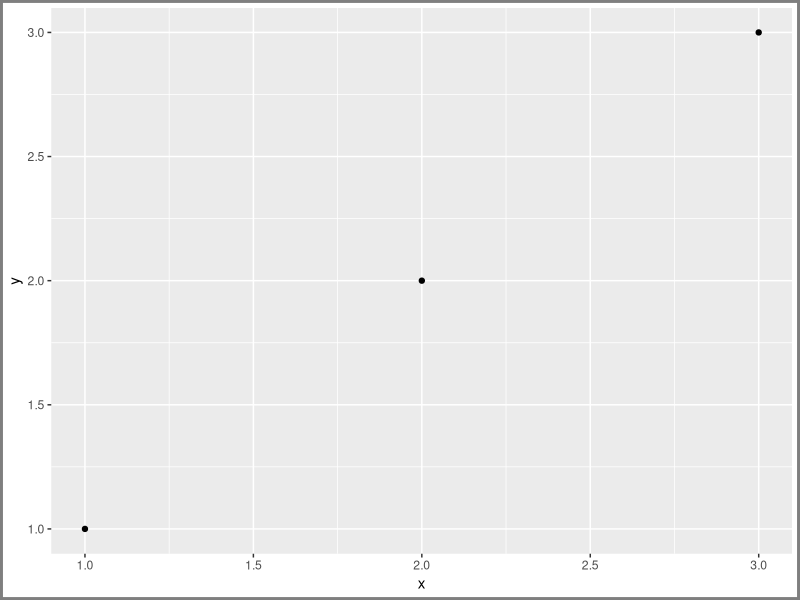
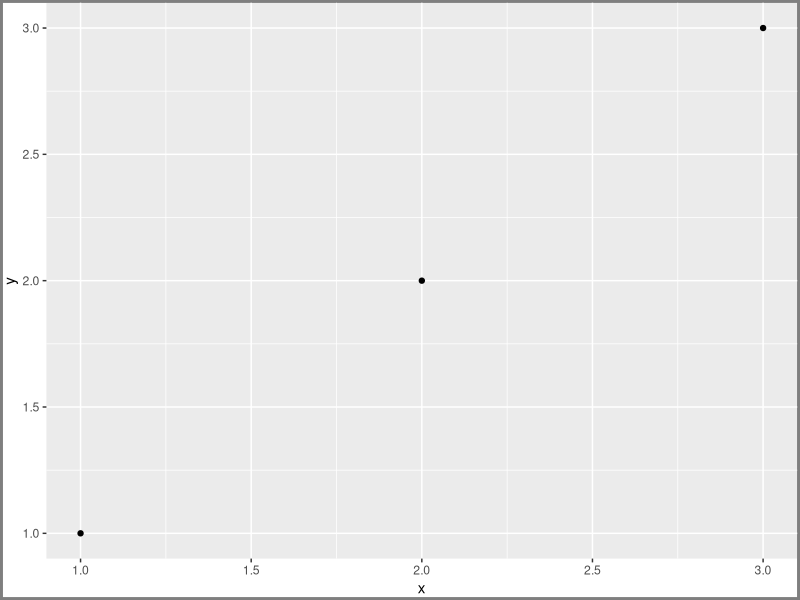
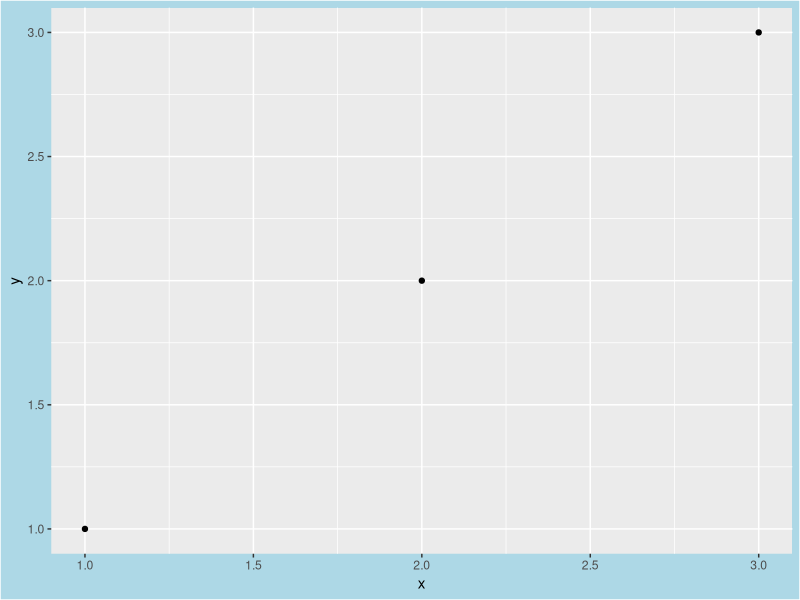
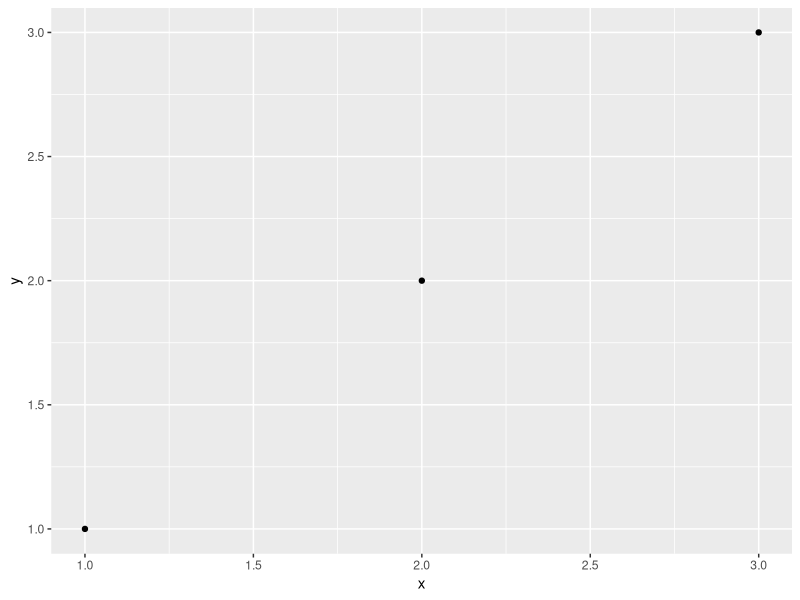
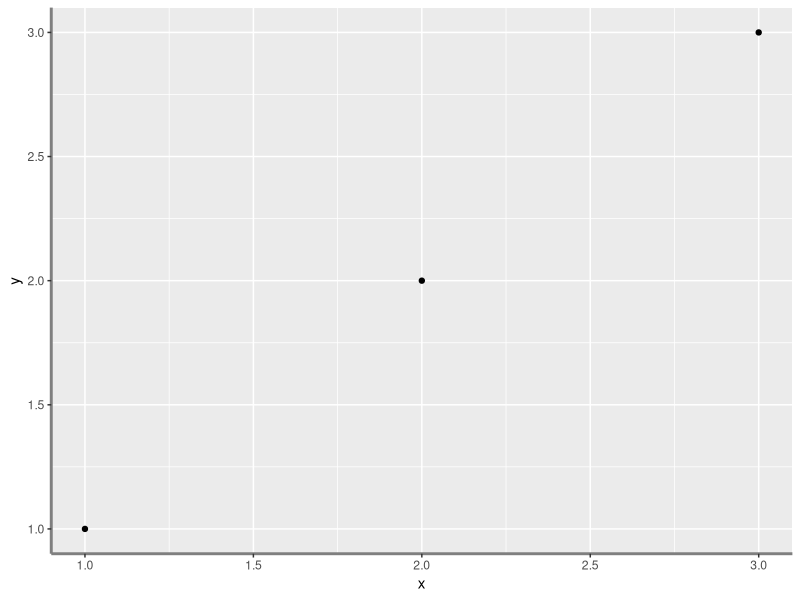
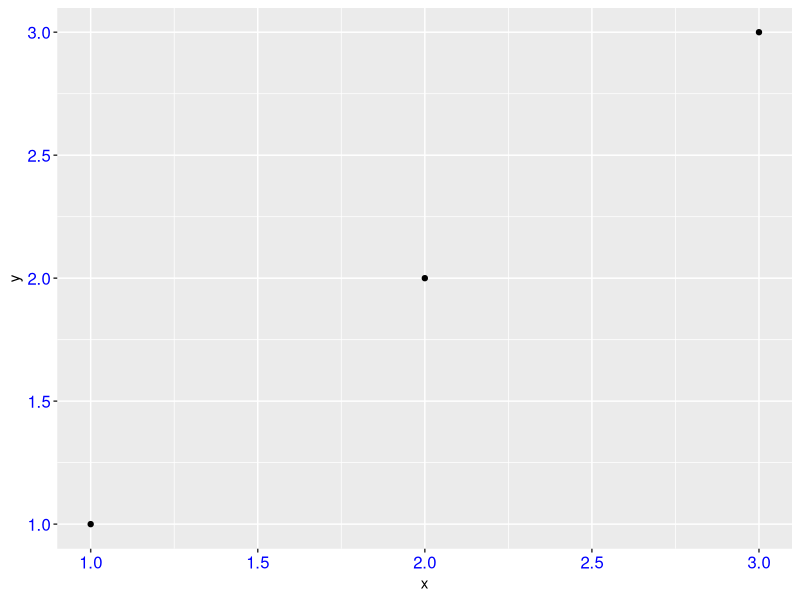
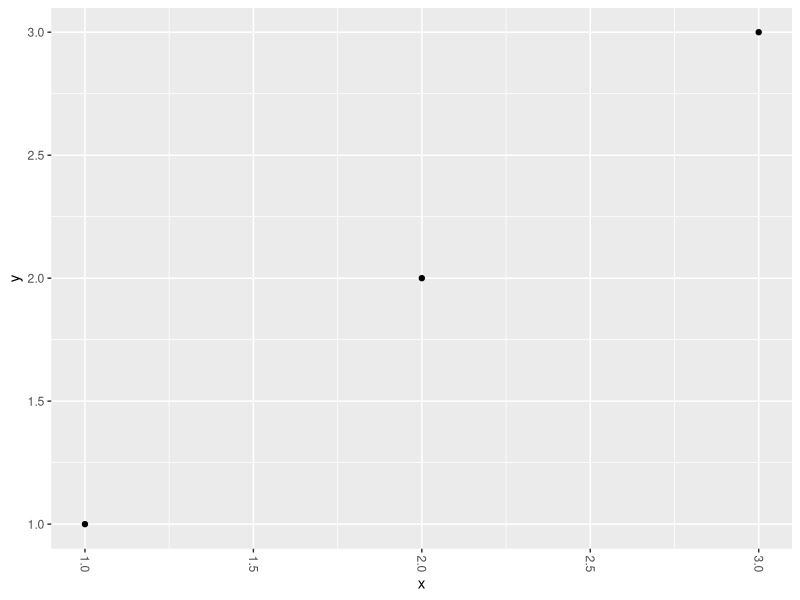
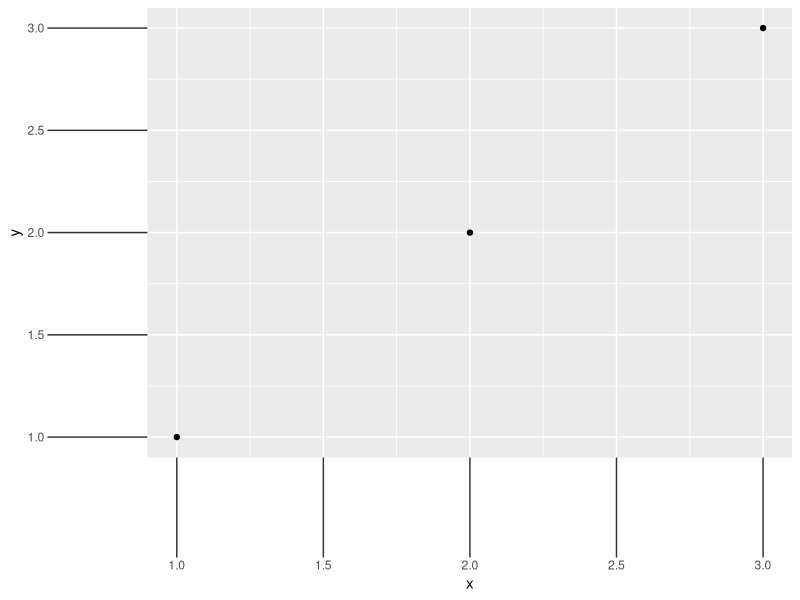

These figures' R source, in order:

# -------------------------------------------------------------------------

library(ggplot2)

# -------------------------------------------------------------------------

          # Theme Elements #

# -------------------------------------------------------------------------

# There are around 40 unique elements that control the appearance of the plot.
# They can be roughly grouped into five categories: plot, axis, legend, panel
# and facet. The following sections describe each in turn.

# -------------------------------------------------------------------------
                      # Plot Elements
# Some elements affect the plot as a whole:
# plot.background element_rect() Plot background
# plot.title element_text() Plot title
# plot.margin margin() Margins around plot

# -------------------------------------------------------------------------

# plot.background draws a rectangle that underlies everything else on the
# plot. By default, ggplot2 uses a white background which ensures that the
# plot is usable wherever it might end up (e.g. even if you save as a png and
# put on a slide with a black background). When exporting plots to use in other
# systems, you might want to make the background transparent with fill =NA. Similarly, if you’re embedding a plot in a system that already has margins
# you might want to eliminate the built-in margins. Note that a small margin
# is still necessary if you want to draw a border around the plot.

# -------------------------------------------------------------------------

library(ggplot2)
df <- data.frame(x = 1:3, y = 1:3)
base <- ggplot(df, aes(x, y)) + geom_point()

# -------------------------------------------------------------------------

base + theme(plot.background = element_rect(colour = "grey50", size = 2))

base + theme(
  plot.background = element_rect(colour = "grey50", size = 2),
  plot.margin = margin(2, 2, 2, 2)
)

# -------------------------------------------------------------------------

base + theme(plot.background = element_rect(fill = "lightblue"))

base + theme(plot.background = element_rect(fill = NA))

# -------------------------------------------------------------------------

        # Axis Elements
# The axis elements control the appearance of the axes:
# axis.line     element_line()  Line parallel to axis (hidden in default themes)
# axis.text     element_text()  Tick labels
# axis.text.x   element_text()  x-axis tick labels
# axis.text.y   element_text()  y-axis tick labels
# axis.title    element_text()  Axis titles 
# axis.title.x  element_text()  x-axis title
# axis.title.y  element_text()  y-axis title 
# axis.ticks    element_line()  Axis tick marks
# axis.ticks.length    unit()   Length of tick marks

# -------------------------------------------------------------------------

df <- data.frame(x = 1:3, y = 1:3)
base <- ggplot(df, aes(x, y)) + geom_point()

# -------------------------------------------------------------------------

# Accentuate the axes
base + theme(axis.line = element_line(colour = "grey50", size = 1))

# Style both x and y axis labels
base + theme(axis.text = element_text(color = "blue", size = 12))

# Useful for long labels
base + theme(axis.text.x = element_text(angle = -90, vjust = 0.5))

base + theme(axis.ticks.length = unit(1, "in"))

# -------------------------------------------------------------------------

# The most common adjustment is to rotate the x-axis labels to avoid long
# overlapping labels. If you do this, note negative angles tend to look best and
# you should set hjust = 0 and vjust = 1 :

# -------------------------------------------------------------------------

df <- data.frame(
  x = c("label", "a long label", "an even longer label"),
  y = 1:3
)
df

# -------------------------------------------------------------------------

base <- ggplot(df, aes(x, y)) + geom_point()
base

base +
  theme(axis.text.x = element_text(angle = -30, vjust = 1, hjust = 0)) +
  xlab(NULL) +
  ylab(NULL)

# -------------------------------------------------------------------------

                  # Legend Elements #

# -------------------------------------------------------------------------

# The legend elements control the appearance of all legends. You can also
# modify the appearance of individual legends by modifying the same elements
# in guide legend() or guide colourbar() .

# -------------------------------------------------------------------------

# legend.background   element_rect()    Legend background
# legend.key          element_rect()    Background of legend keys
# legend.key.size     unit()            Legend key size
# legend.key.height   unit()            Legend key height
# legend.key.width    unit()            Legend key width
# legend.margin       unit()            Legend margin
# legend.text         element_text()    Legend labels
# legend.text.align   0–1               Legend label alignment (0=right, 1=left)
# legend.title        element_text()    Legend name
# legend.title.align  0-1               Legend name alignment Description
#                                       (0 = right, 1 = left)

# -------------------------------------------------------------------------

df <- data.frame(x = 1:4, y = 1:4, z = rep(c("a", "b"), each = 2))
df
base <- ggplot(df, aes(x, y, colour = z)) + geom_point()
base

# -------------------------------------------------------------------------

base + theme(
  legend.background = element_rect(
    fill = "lemonchiffon",
    colour = "grey50",
    size = 1
  )
)

# -------------------------------------------------------------------------

base + theme(
  legend.key = element_rect(color = "grey50"),
  legend.key.width = unit(0.9, "cm"),
  legend.key.height = unit(0.75, "cm")
)

base + theme(
  legend.text = element_text(size = 15),
  legend.title = element_text(size = 15, face = "bold")
)

# -------------------------------------------------------------------------

base + theme(
  legend.margin = unit(0.5, 'in')
)

base + theme(
  legend.title.align = 0.3
)

# -------------------------------------------------------------------------

          # Panel Elements #
# Panel elements control the appearance of the plotting panels:

# -------------------------------------------------------------------------

# panel.background    element_rect()    Panel background (under data) 
# panel.border        element_rect()    Panel background (over data)
# panel.grid.major    element_line()    Major grid lines
# panel.grid.major.x  element_line()    Vertical major grid lines
# panel.grid.major.y  element_line()    Horizontal major grid lines
# panel.grid.minor    element_line()    Minor grid lines
# panel.grid.minor.x  element_line()    Vertical minor grid lines
# panel.grid.minor.y  element_line()    Horizontal minor grid lines
# aspect.ratio        numeric           Plot aspect ratio

# -------------------------------------------------------------------------

# The main difference between panel.background and panel.border is that the
# background is drawn underneath the data, and the border is drawn on top
# of it. For that reason, you’ll always need to assign fill = NA when overriding
# panel.border .

# -------------------------------------------------------------------------

base <- ggplot(df, aes(x, y)) + geom_point()
base

# Modify background
base + theme(panel.background = element_rect(fill = "lightblue"))

base + theme(panel.border = element_rect(fill= "lightblue"))

# -------------------------------------------------------------------------
base
# Tweak major grid lines
base + theme(
  panel.grid.major = element_line(color = "gray60", size = 0.8),
  panel.grid.minor = element_line(color = "blue", size=.5, linetype = "dotted")
  )
# Just in one direction
base + theme(
  panel.grid.major.x = element_line(color = "gray60", size = 0.8)
)

# -------------------------------------------------------------------------

# Note that aspect ratio controls the aspect ratio of the panel, not the overall
# plot:

# -------------------------------------------------------------------------

base2 <- base + theme(plot.background = element_rect(colour = "grey50"))
base2

# -------------------------------------------------------------------------

# Wide screen
base2 + theme(aspect.ratio = 9 / 16)
# Long and skiny
base2 + theme(aspect.ratio = 2 / 1)
# Square
base2 + theme(aspect.ratio = 1)

# -------------------------------------------------------------------------

            # Facetting Elements

# -------------------------------------------------------------------------

# The following theme elements are associated with faceted ggplots:

# strip.backgroun   elemenet_rect()   Background of panel strips    
# strip.text        element_text()    Strip text
# strip.text.x      element_text()    Horizontal strip text
# strip.text.y      element_text()    Vertical strip text
# panel.margin      unit()            Margin between facets
# panel.margin.x    unit()            Margin between facets(vertical)
# panel.margin.y    unit()            Margin between facets(horizontal)

# -------------------------------------------------------------------------

df <- data.frame(x = 1:4, y = 1:4, z = c("a", "a", "b", "b"))
df

base_f <- ggplot(df, aes(x, y)) + geom_point() + facet_wrap( ~z)
base_f

base_f + theme(panel.margin = unit(0.5, "in"))
base_f + theme(panel.spacing = unit(0.5, 'in'))

# -------------------------------------------------------------------------

base_f + theme(
  strip.background = element_rect(fill = "grey20", color = "grey80", size = 1),
  strip.text = element_text(colour = "white")
)

base_f + theme(
  strip.background = element_rect(fill = "lightblue", color = "blue", size = 1),
  strip.text = element_text(colour = "black")
)

# -------------------------------------------------------------------------
